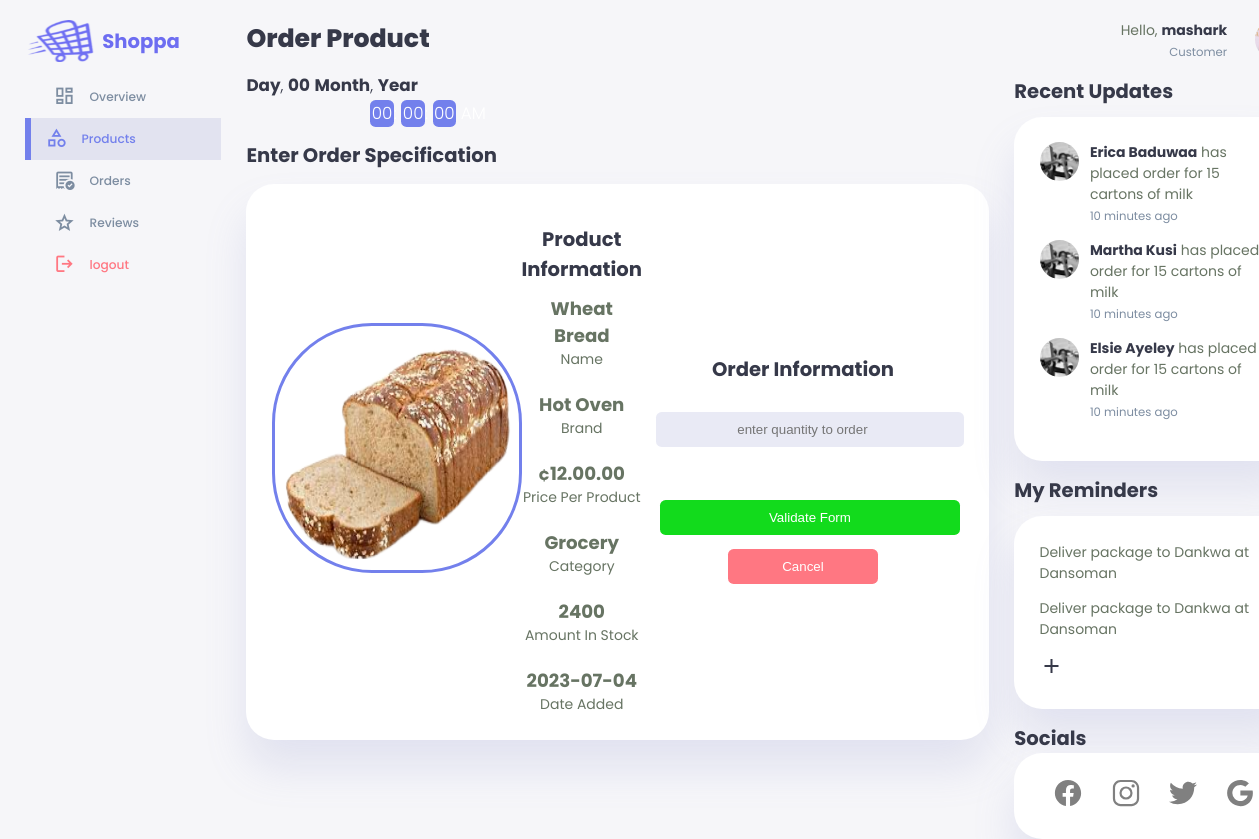
The page /customer/orderproduct.php?viewid=3 (signed in) on the database its author committed.
### tables this page shows
CREATE TABLE `products` (
  `id` int(11) NOT NULL,
  `name` varchar(255) NOT NULL,
  `brand` varchar(255) NOT NULL,
  `price` varchar(255) NOT NULL,
  `category` varchar(255) NOT NULL,
  `image` varchar(255) NOT NULL,
  `stock` int(255) NOT NULL,
  `date_added` date NOT NULL
);

### customer/orderproduct.php (the view, shortened to what this page needs)
<?php
include '../connection.php';
$username= $_SESSION['username'];
$sql= "SELECT * FROM `admins` WHERE username= '$username'";
$result= mysqli_query($con,$sql);
$row= mysqli_fetch_assoc($result);
$position=$row['position'];
$id = $_GET['viewid'];
$sqlview= "SELECT * from `products` WHERE id=$id";
$resultview=mysqli_query($con,$sqlview);
$rowview=mysqli_fetch_assoc($resultview);
$name=$rowview['name'];
$brand=$rowview['brand'];
$price=$rowview['price'];
$category=$rowview['category'];
$image=$rowview['image'];
$stock=$rowview['stock'];
$date=$rowview['date_added'];
$quantity="";
?>
<!DOCTYPE html>
<html lang="en">
<head>
    <link rel="stylesheet" href="../css/addnewteacherheadmas.css">
    <link rel="stylesheet" href="../css/viewteacherprofi.css">
</head>
<body onload="initClock()">
    <div class="container">
        <aside>
            <div class="top">
                <div class="logo">
                    <div class="ring"></div>
                    <img src="../logos/shop.png" alt="logo">
                    <h2 class="logo-name">Shoppa</span></h2>
                </div>
            </div>
            <div class="sidebar">
                <a href="./dashboardcustomer.php">
                    <span class="material-symbols-outlined">dashboard</span>
                    <h3>Overview</h3>
                </a>
                <a href="./productscustomer.php" class="active">
                    <span class="material-symbols-outlined">category</span>
                    <h3>Products</h3>
                </a>
                <a href="./orderscustomer.php">
                    <span class="material-symbols-outlined">order_approve</span>
                    <h3>Orders</h3>
                </a>
                <a href="./reviewscustomer.php">
                    <span class="material-symbols-outlined">grade</span>
                    <h3>Reviews</h3>
                </a>
                <a href="../logout.php">
                    <span class="material-symbols-outlined">logout</span>
                    <h3>logout</h3>
                </a>
            </div>
        </aside>
        <main>
            <h1>Order Product</h1>
            <div class="datetime">
                <div class="date">
                    <b><span id="dayname">Day</span></b>,
                    <b><span id="daynum">00</span></b>
                    <b><span id="month">Month</span></b>,
                    <b><span id="year">Year</span></b>
                </div>
                <div class="time">
                    <span id="hours">00</span>:
                    <span id="minutes">00</span>:
                    <span id="seconds">00</span>
                    <span id="period">AM</span>
                </div>
            </div>
            <h2>Enter Order Specification</h2>
            <div class="form-format">
                <div class="form-divisions">
                    <div class="divide">
                        <?php echo "<img src='$image'>"?>
                    </div>
                </div>
                <div class="info-section">
                    <h2 class="form-legend">Product Information</h2>
                    <div class="info">
                        <p id="infos"><strong><?php echo $name;?></strong></p>
                        <p>Name</p>
                    </div>
                    <br>
                    <div class="info">
                        <p id="infos"><strong><?php echo $brand;?></strong></p>
                        <p>Brand</p>
                    </div>
                    <br>
                    <div class="info">
                        <p id="infos"><strong><?php echo "¢".$price.".00";?></strong></p>
                        <p>Price Per Product</p>
                    </div>
                    <br>
                    <div class="info">
                        <p id="infos"><strong><?php echo $category;?></strong></p>
                        <p>Category</p>
                    </div>
                    <br>
                    <div class="info">
                        <p id="infos"><strong><?php echo $stock;?></strong></p>
                        <p>Amount In Stock</p>
                    </div>
                    <br>
                    <div class="info">
                        <p id="infos"><strong><?php echo $date;?></strong></p>
                        <p>Date Added</p>
                    </div>
                </div>
                <div class="form">
                    <form action="" method="post" enctype="multipart/form-data" id="form">
                        <h2 class="form-legend">Order Information</h2>
                        <div class="form-divisions">
                            <input type="number" name="quantity" id="quantity" placeholder="enter quantity to order"  min="1"  value=<?php echo $quantity;?>>
                        </div>
                        <div class="form-divisions">
                            <input type="submit" name="submit" value="Validate Form" id="submit">
                        </div>
                    </form>
                    <div class="form-divisions">
                            <button id="cancel-add" onclick="location.href='./productscustomer.php'">Cancel</button>
                        </div>
                </div>
            </div>
        </main>
        <div class="right">
            <div class="top">
                <div class="profile" onclick="location.href='./Managerprofile.php'">
                    <div class="info">
                        <p>Hello, <b><?php echo $username; ?></b></p>
                        <small class="text-muted"><?php echo $position; ?></small>
                    </div>
                    <div class="profile-photo">
                        <img src="../adminimages/dinner.jpg" alt="">
                    </div>
                </div>
            </div>
            <div class="recent-updates">
                <h2>Recent Updates</h2>
                <div class="updates">
                    <div class="update">
                        <div class="profile-photo">
                           <img src="../developerimages/lizzy.jpg" alt="updated person profile 1">
                        </div>
                        <div class="message">
                           <p><b>Erica Baduwaa</b> has placed order for 15 cartons of milk</p>
                           <small class="text-muted">10 minutes ago</small>
                        </div>
                    </div>
                    <div class="update">
                        <div class="profile-photo">
                            <img src="../developerimages/lizzy.jpg" alt="updated person profile 1">
                        </div>
                        <div class="message">
                            <p><b>Martha Kusi</b> has placed order for 15 cartons of milk</p>
                            <small class="text-muted">10 minutes ago</small>
                        </div>
                    </div>
                    <div class="update">
                        <div class="profile-photo">
                           <img src="../developerimages/lizzy.jpg" alt="updated person profile 1">
                        </div>
                        <div class="message">
                            <p><b>Elsie Ayeley</b> has placed order for 15 cartons of milk</p>
                           <small class="text-muted">10 minutes ago</small>
                        </div>
                    </div>
                </div>
            </div>
            <div class="notes-section">
                <h2>My Reminders</h2>
                <div class="notes">
                    <div class="note">
                        <p>Deliver package to Dankwa at Dansoman</p>
                    </div>
                    <div class="note">
                        <p>Deliver package to Dankwa at Dansoman</p>
                    </div>
                    <a href="./reminders.php">
                        <span class="material-symbols-outlined">add</span>
                    </a>
                </div>
            </div>
            <div class="socials-and-website">
                <h2>Socials</h2>
                <div class="social-icons">
                    <a href="https://www.facebook.com/" id="facebook">
                    </a>
                    <a href="https://www.instagram.com/" id="instagram">
                    </a>
                    <a href="https://www.twitter.com/" id="twitter">
                    </a>
                    <a href="https://www.google.com/" id="google">
                    </a>
                </div>
            </div>
        </div>
    </div>
</body>
</html>

### rows shown on the page
products: image (picture), name "Wheat Bread", brand "Hot Oven", price "12.00", category "Grocery", stock "2400", date_added "2023-07-04"

### other values the page prints
$username "mashark"
$position "Customer"
